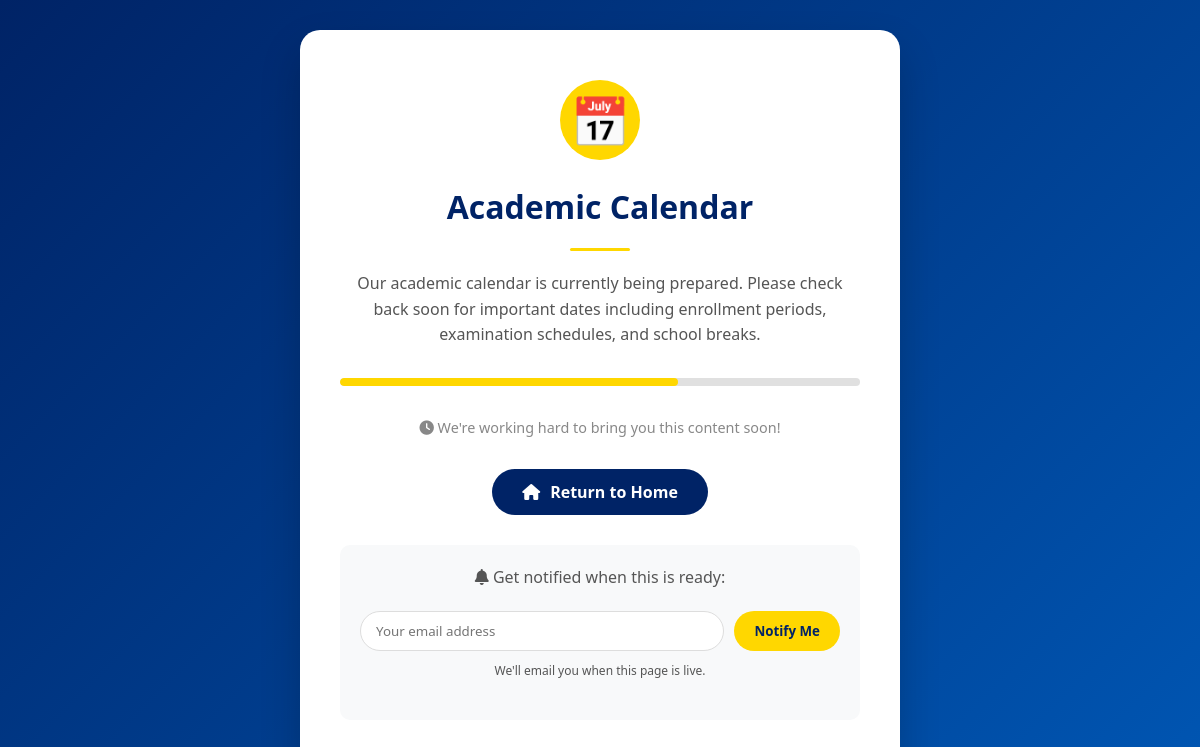
/coming-soon.php?resource=calendar, run on the app's committed database.
### tables this page shows
CREATE TABLE `school_settings` (
  `id` int(11) NOT NULL,
  `setting_key` varchar(100) NOT NULL,
  `setting_value` text DEFAULT NULL,
  `setting_type` enum('text','textarea','image','number') DEFAULT 'text',
  `updated_at` timestamp NOT NULL DEFAULT current_timestamp() ON UPDATE current_timestamp()
);

### coming-soon.php (the view, shortened to what this page needs)
<?php
require_once 'includes/db.php';
$resource = $_GET['resource'] ?? 'page';
$title = '';
$message = '';
$icon = '';
if ($resource === 'calendar') {
    $coming_soon_setting = $pdo->query("SELECT setting_value FROM school_settings WHERE setting_key = 'calendar_coming_soon'")->fetchColumn();
    if ($coming_soon_setting === '1') {
        $title = 'Academic Calendar';
        $message = 'Our academic calendar is currently being prepared. Please check back soon for important dates including enrollment periods, examination schedules, and school breaks.';
        $icon = '📅';
    }
}
?>
<!DOCTYPE html>
<html lang="en">
<head>
    <link rel="stylesheet" href="https://cdnjs.cloudflare.com/ajax/libs/font-awesome/6.4.0/css/all.min.css">
</head>
<body>
    <div class="container">
        <div class="card">
            <div class="logo-icon">
                <span><?php echo $icon; ?></span>
            </div>
            <h1><?php echo $title; ?></h1>
            <div class="divider"></div>
            <p><?php echo $message; ?></p>
            <div class="progress-bar">
                <div class="progress-fill"></div>
            </div>
            <p style="font-size: 0.9rem; color: #888;">
                <i class="fas fa-clock"></i> We're working hard to bring you this content soon!
            </p>
            <a href="index.php" class="btn-home">
                <i class="fas fa-home"></i> Return to Home
            </a>
            <div class="notification-box">
                <p>
                    <i class="fas fa-bell"></i> Get notified when this is ready:
                </p>
                <form class="email-input" method="POST">
                    <input type="email" placeholder="Your email address" required>
                    <button type="submit">Notify Me</button>
                </form>
                <p style="font-size: 0.75rem; margin-top: 10px;">
                    We'll email you when this page is live.
                </p>
            </div>
        </div>
    </div>
</body>
</html>

### coming-soon.php (style rules this page uses)
* { margin: 0; padding: 0; box-sizing: border-box; font-family: 'Segoe UI', Roboto, system-ui, sans-serif; }
:root { --primary-color: #002366; --secondary-color: #0056b3; --accent-color: #FFD700; }
body { background: linear-gradient(135deg, var(--primary-color) 0%, var(--secondary-color) 100%); min-height: 100vh; display: flex; align-items: center; justify-content: center; padding: 20px; }
.container { max-width: 600px; width: 100%; }
.card { background: white; border-radius: 20px; padding: 50px 40px; text-align: center; box-shadow: 0 20px 40px rgba(0, 0, 0, 0.2); animation: fadeInUp 0.6s ease; }
.logo-icon { background-color: var(--accent-color); width: 80px; height: 80px; border-radius: 50%; display: flex; align-items: center; justify-content: center; margin: 0 auto 25px; }
.logo-icon span { font-size: 3rem; }
h1 { color: var(--primary-color); font-size: 2rem; margin-bottom: 15px; }
.divider { width: 60px; height: 3px; background: var(--accent-color); margin: 20px auto; border-radius: 3px; }
p { color: #555; line-height: 1.6; margin-bottom: 20px; font-size: 1rem; }
.progress-bar { background: #e0e0e0; height: 8px; border-radius: 10px; margin: 30px 0; overflow: hidden; }
.progress-fill { background: var(--accent-color); width: 65%; height: 100%; border-radius: 10px; animation: loading 2s ease infinite; }
.btn-home { display: inline-flex; align-items: center; gap: 10px; background: var(--primary-color); color: white; padding: 12px 30px; border-radius: 50px; text-decoration: none; font-weight: 600; transition: all 0.3s; margin-top: 10px; }
.notification-box { background: #f8f9fa; padding: 20px; border-radius: 10px; margin-top: 30px; }
.email-input { display: flex; gap: 10px; margin-top: 15px; }
.email-input input { flex: 1; padding: 10px 15px; border: 1px solid #ddd; border-radius: 50px; }
.email-input button { background: var(--accent-color); color: var(--primary-color); border: none; padding: 10px 20px; border-radius: 50px; cursor: pointer; font-weight: 600; }

### data on the page
school_settings: setting_value "📅", setting_value "Academic Calendar", setting_value "Our academic calendar is currently being prepared. Please check back soon for important dates including enrollment periods, examination schedules, and school breaks."
